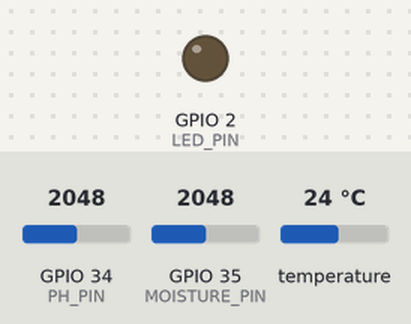
This sketch was run on a simulated ESP32. Shown: output pins drawn as LEDs (lit = HIGH). The inputs (shaded band) are chosen by the test bench; at power-on: GPIO 34 (PH_PIN) = 2048, GPIO 35 (MOISTURE_PIN) = 2048, temperature 24 °C. WiFi joins after 1.5 s; servers stay silent unless stated; uploads are accepted with an empty reply; what the sketch prints to the serial monitor is not drawn.

Above: at 0.1 s.
At 2.4 s:
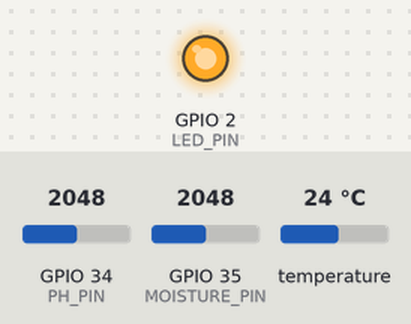
Timing chart, 0 to 4.0 s (numbered marks = the images above):
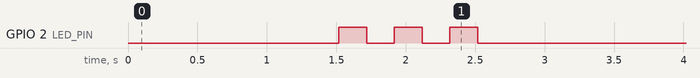

The sketch:

esp32_firmware.ino
```cpp
/*
 * ESP32 Soil Sensor Firmware — Smart Soil Analysis System
 * =========================================================
 * Target Hardware (identify yours before uploading):
 *   - Microcontroller : ESP32 (any variant: WROOM, WROVER, etc.)
 *   - pH Sensor       : Analog pH sensor module (e.g. DFRobot SEN0161)
 *   - Moisture Sensor : Capacitive soil moisture sensor (e.g. v1.2 or v2.0)
 *   - Temperature     : DS18B20 waterproof probe OR DHT22 ambient
 *
 * IMPORTANT: Inspect and adapt pin numbers (PH_PIN, MOISTURE_PIN, ONE_WIRE_BUS)
 * to match your specific wiring before flashing.
 *
 * Libraries required (install via Arduino Library Manager):
 *   - WiFi.h              (bundled with ESP32 Arduino core)
 *   - HTTPClient.h        (bundled with ESP32 Arduino core)
 *   - ArduinoJson         (version 6.x — search "ArduinoJson" by Benoit Blanchon)
 *   - OneWire             (search "OneWire" by Paul Stoffregen)
 *   - DallasTemperature   (search "DallasTemperature" by Miles Burton)
 *
 * Honesty note: This firmware sends real sensor readings to the backend.
 * The backend endpoint /api/iot/ingest validates the Bearer token and
 * stores the reading in SQLite. No data is fabricated.
 */

#include <WiFi.h>
#include <HTTPClient.h>
#include <ArduinoJson.h>
#include <OneWire.h>
#include <DallasTemperature.h>

// =============================================================================
// CONFIGURATION — edit these before flashing
// =============================================================================

// Wi-Fi credentials
const char* WIFI_SSID     = "YOUR_WIFI_SSID";
const char* WIFI_PASSWORD = "YOUR_WIFI_PASSWORD";

// Backend API URL (replace with your server IP if not running on localhost)
// When testing from ESP32 on the same LAN, use your Mac's local IP, e.g.:
//   http://192.168.1.100:5000/api/iot/ingest
const char* SERVER_URL    = "http://192.168.1.100:5000/api/iot/ingest";

// Device authentication token — must match DEVICE_TOKEN env variable on server
// Default server value is "iot-dev-token-change-me". Change BOTH for production.
const char* DEVICE_TOKEN  = "iot-dev-token-change-me";

// Device identifier (shown in database, max 60 chars)
const char* DEVICE_ID     = "esp32-zone-a";

// Field location label (max 120 chars)
const char* LOCATION      = "Zone A - Field 1";

// How often to send a reading (milliseconds). 60000 = 1 minute.
const unsigned long SEND_INTERVAL_MS = 60000;

// =============================================================================
// PIN ASSIGNMENTS — check against your actual wiring
// =============================================================================

// Analog pH sensor output → GPIO 34 (ADC1_CH6, input-only on ESP32)
const int PH_PIN          = 34;

// Capacitive moisture sensor output → GPIO 35 (ADC1_CH7, input-only)
const int MOISTURE_PIN    = 35;

// DS18B20 data pin → GPIO 4 (needs 4.7k pull-up to 3.3V)
const int ONE_WIRE_BUS    = 4;

// (Optional) Onboard LED for status blinks
const int LED_PIN         = 2;

// =============================================================================
// SENSOR CALIBRATION — adjust to your actual sensor readings
// =============================================================================

// pH sensor calibration:
//   Measure ADC value in pH 7 buffer and pH 4 buffer.
//   Set PH_VOLTAGE_AT_7 and PH_VOLTAGE_AT_4 accordingly.
//   Formula: pH = 7 + (V_at_7 - V_measured) / (V_at_7 - V_at_4) * (7 - 4)
const float PH_VOLTAGE_AT_7  = 2.50;   // Volts at pH 7 buffer
const float PH_VOLTAGE_AT_4  = 3.05;   // Volts at pH 4 buffer (higher voltage = lower pH)

// Capacitive moisture calibration:
//   ADC value in dry air (0% moisture) and submerged (100%)
const int   MOISTURE_DRY  = 3400;      // ADC reading in dry air
const int   MOISTURE_WET  = 1200;      // ADC reading submerged in water

// =============================================================================
// GLOBALS
// =============================================================================
OneWire            oneWire(ONE_WIRE_BUS);
DallasTemperature  tempSensor(&oneWire);
unsigned long      lastSendTime = 0;

// =============================================================================
// SETUP
// =============================================================================
void setup() {
  Serial.begin(115200);
  pinMode(LED_PIN, OUTPUT);
  digitalWrite(LED_PIN, LOW);

  tempSensor.begin();

  // Connect to Wi-Fi
  Serial.print("[WiFi] Connecting to ");
  Serial.println(WIFI_SSID);
  WiFi.begin(WIFI_SSID, WIFI_PASSWORD);

  int attempts = 0;
  while (WiFi.status() != WL_CONNECTED && attempts < 30) {
    delay(500);
    Serial.print(".");
    attempts++;
  }

  if (WiFi.status() == WL_CONNECTED) {
    Serial.println("\n[WiFi] Connected! IP: " + WiFi.localIP().toString());
    // Blink LED 3 times = connected
    for (int i = 0; i < 3; i++) { digitalWrite(LED_PIN, HIGH); delay(200); digitalWrite(LED_PIN, LOW); delay(200); }
  } else {
    Serial.println("\n[WiFi] FAILED to connect. Check SSID/password.");
  }
}

// =============================================================================
// SENSOR READING FUNCTIONS
// =============================================================================

float readPH() {
  // Average 10 ADC samples to reduce noise
  long sum = 0;
  for (int i = 0; i < 10; i++) {
    sum += analogRead(PH_PIN);
    delay(10);
  }
  float raw = sum / 10.0;
  // Convert ADC (0-4095 for 12-bit) to voltage (ESP32 ADC ref ≈ 3.3V)
  float voltage = raw * (3.3 / 4095.0);
  // Linear interpolation between calibration points
  float ph = 7.0 + (PH_VOLTAGE_AT_7 - voltage) / (PH_VOLTAGE_AT_7 - PH_VOLTAGE_AT_4) * 3.0;
  ph = constrain(ph, 0.0, 14.0);
  Serial.printf("[Sensor] pH raw=%.0f, V=%.3f, pH=%.2f\n", raw, voltage, ph);
  return round(ph * 100.0) / 100.0;
}

float readMoisture() {
  int raw = analogRead(MOISTURE_PIN);
  // Map ADC to 0-100%: DRY=0%, WET=100%
  float moisture = map(raw, MOISTURE_DRY, MOISTURE_WET, 0, 100);
  moisture = constrain(moisture, 0.0, 100.0);
  Serial.printf("[Sensor] Moisture raw=%d, pct=%.1f%%\n", raw, moisture);
  return round(moisture * 10.0) / 10.0;
}

float readTemperature() {
  tempSensor.requestTemperatures();
  float temp = tempSensor.getTempCByIndex(0);
  if (temp == DEVICE_DISCONNECTED_C) {
    Serial.println("[Sensor] DS18B20 not found or disconnected!");
    return -999.0;  // Sentinel value; backend validation will reject it
  }
  Serial.printf("[Sensor] Temperature=%.2f°C\n", temp);
  return round(temp * 100.0) / 100.0;
}

// =============================================================================
// HTTP POST to backend
// =============================================================================
void sendReading(float ph, float moisture, float temperature) {
  if (WiFi.status() != WL_CONNECTED) {
    Serial.println("[HTTP] WiFi not connected. Skipping send.");
    return;
  }

  // Build JSON payload
  StaticJsonDocument<256> doc;
  doc["device_id"]   = DEVICE_ID;
  doc["location"]    = LOCATION;
  doc["ph"]          = ph;
  doc["moisture"]    = moisture;
  doc["temperature"] = temperature;
  // Nitrogen, phosphorus, potassium are optional.
  // Add them here if you have NPK sensors attached.
  // doc["nitrogen"]    = 45.0;
  // doc["phosphorus"]  = 32.0;
  // doc["potassium"]   = 54.0;

  String jsonBody;
  serializeJson(doc, jsonBody);

  Serial.println("[HTTP] Sending reading to: " + String(SERVER_URL));
  Serial.println("[HTTP] Payload: " + jsonBody);

  HTTPClient http;
  http.begin(SERVER_URL);
  http.addHeader("Content-Type", "application/json");
  http.addHeader("Accept", "application/json");
  http.addHeader("Authorization", "Bearer " + String(DEVICE_TOKEN));

  int httpCode = http.POST(jsonBody);

  if (httpCode > 0) {
    String response = http.getString();
    Serial.printf("[HTTP] Response %d: %s\n", httpCode, response.c_str());
    if (httpCode == 201) {
      Serial.println("[HTTP] ✓ Reading saved successfully.");
      // Short blink = success
      digitalWrite(LED_PIN, HIGH); delay(100); digitalWrite(LED_PIN, LOW);
    } else {
      Serial.println("[HTTP] ✗ Server returned error. Check token and payload.");
    }
  } else {
    Serial.printf("[HTTP] Connection failed. Error: %s\n", http.errorToString(httpCode).c_str());
  }

  http.end();
}

// =============================================================================
// MAIN LOOP
// =============================================================================
void loop() {
  unsigned long now = millis();

  if (now - lastSendTime >= SEND_INTERVAL_MS || lastSendTime == 0) {
    lastSendTime = now;

    Serial.println("\n--- Reading sensors ---");
    float ph          = readPH();
    float moisture    = readMoisture();
    float temperature = readTemperature();

    // Validate before sending (basic sanity check on device)
    if (ph < 0 || ph > 14 || moisture < 0 || moisture > 100 || temperature == -999.0) {
      Serial.println("[Validation] Invalid sensor reading. Skipping send.");
    } else {
      sendReading(ph, moisture, temperature);
    }
  }

  delay(1000);  // 1-second heartbeat loop
}
```
